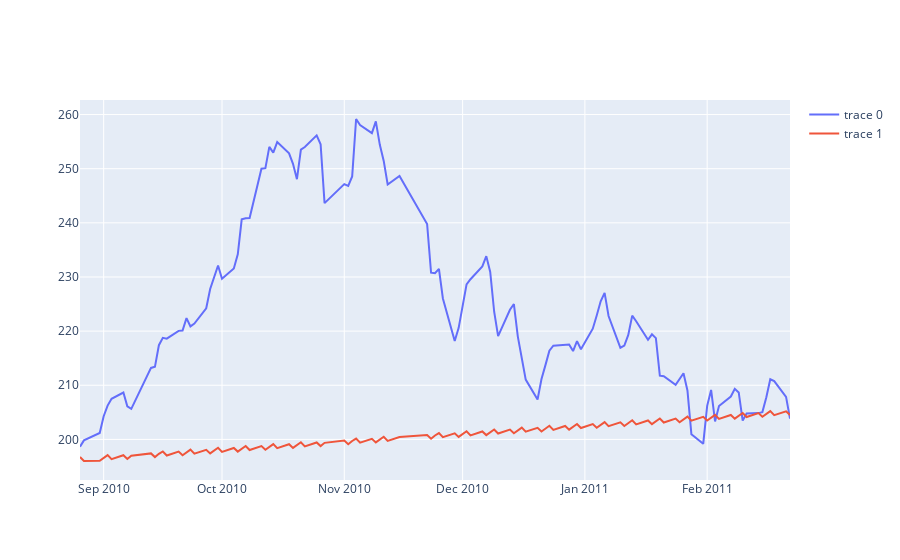

Notebook code for this chart:
### Markdown cell above
Наиболее удачно получилось построить 'ISE', давайте построим для него график

### Code cell
import plotly.graph_objects as go
predictor = prophet.Prophet() #повторяем процедуру создания модели, вообще можно было бы сохранить forecast для каждой колонки, но у нас небольшой датасет, можем позволить каждый раз заново предсказывать
days = 120
predict_days = 181
indexes[['date', "ISE"]][:-days].rename(columns ={'date':'ds','ISE':'y'})
predictor.fit(df = indexes.reset_index()[['date', 'ISE']][:-days].rename(columns ={'date':'ds','ISE':'y'}))
future = predictor.make_future_dataframe(periods=predict_days)
forecast = predictor.predict(future)
forecast = forecast.rename(columns = {'ds':'date'})
total = pd.merge(forecast, indexes, on = 'date', how = 'inner').dropna()
forecast = total[['date', 'yhat']]
forecast = forecast.rename(columns = {'date':'ds'})
fig = go.Figure()
fig.add_trace(go.Scatter(x = indexes['date'][-days:], y = indexes['ISE'][-days:])) #реальная динамика индекса
fig.add_trace(go.Scatter(x = forecast['ds'][-days:], y = forecast['yhat'][-days:])) #предсказанная моделью
fig.show()
print(forecast.iloc[-1])
print(indexes.iloc[-1])
